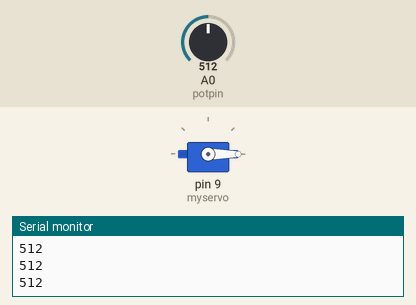
This sketch was run on a simulated Arduino Uno, built with avr-gcc and run on an emulated ATmega328P. On the bench: servo, the last lines printed to the serial monitor. Inputs (shaded band) come from the test bench; at power-on: A0 (potpin) = 512.

Above: at 1.2 s.
1.3 s: A0 (potpin) set to 306
At 1.9 s:
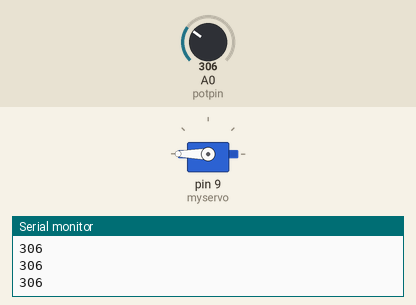
2.8 s: A0 (potpin) set to 122
At 4.0 s:
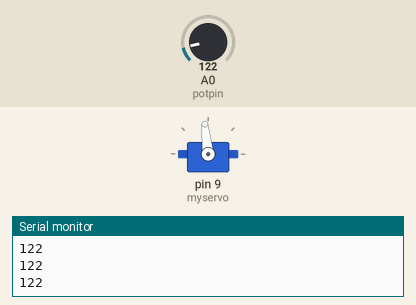
4.3 s: A0 (potpin) set to 900
At 5.5 s:
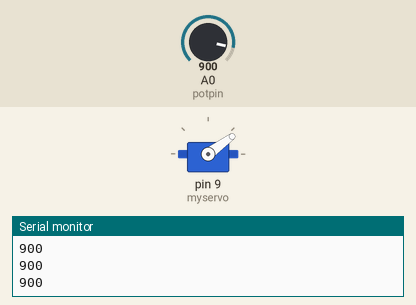
5.8 s: A0 (potpin) set to 1023
At 6.4 s:
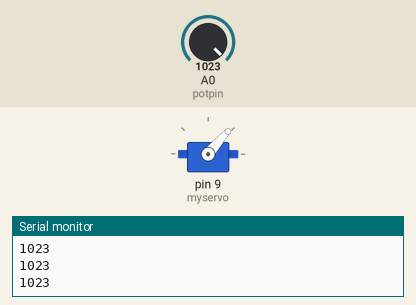
7.3 s: A0 (potpin) set to 511
At 8.8 s:
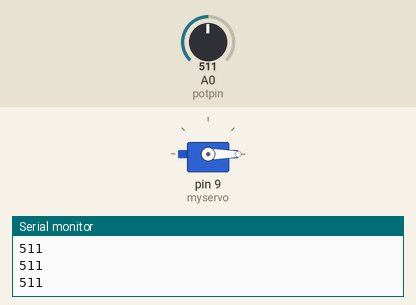
Timing chart, 0 to 9.8 s (numbered marks = the images above; inputs shaded):
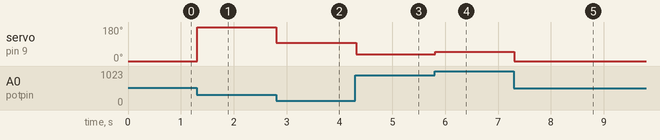

Measured:
- after the input at 1.3 s, servo on pin 9 (myservo): 0° → 180° at once
- after the input at 2.8 s, servo on pin 9 (myservo): 180° → 96° at once
- after the input at 4.3 s, servo on pin 9 (myservo): 96° → 36° at once
- after the input at 5.8 s, servo on pin 9 (myservo): 36° → 49° at once
- after the input at 7.3 s, servo on pin 9 (myservo): 49° → 0° at once

The sketch:

sketch_FlexAdvanced.ino
```cpp
// Controlling a servo position using a potentiometer (variable resistor)

#include <Servo.h>

Servo myservo;  // create servo object to control a servo

int potpin = 0;  // analog pin used to connect the potentiometer
int val;

void setup()
{
  Serial.begin(9600);
  myservo.attach(9);
}

void loop()

{
  val = analogRead(potpin);
  Serial.println(val);
  val = map(val, 30, 200, 0, 179);
  myservo.write(val);
  delay(15);
}
```
